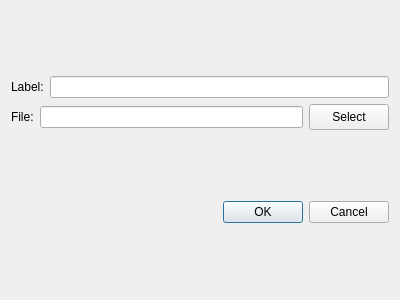
<?xml version="1.0" encoding="UTF-8"?>
<ui version="4.0">
 <class>EditButtonDialog</class>
 <widget class="QDialog" name="EditButtonDialog">
  <property name="geometry">
   <rect>
    <x>0</x>
    <y>0</y>
    <width>400</width>
    <height>300</height>
   </rect>
  </property>
  <property name="windowTitle">
   <string>Edit Button</string>
  </property>
  <layout class="QVBoxLayout" name="verticalLayout_2">
   <item>
    <layout class="QVBoxLayout" name="verticalLayout">
     <item>
      <layout class="QHBoxLayout" name="labelInput">
       <item>
        <widget class="QLabel" name="labelLabel">
         <property name="text">
          <string>Label:</string>
         </property>
        </widget>
       </item>
       <item>
        <widget class="QLineEdit" name="labelEdit"/>
       </item>
      </layout>
     </item>
     <item>
      <layout class="QHBoxLayout" name="fileInput">
       <item>
        <widget class="QLabel" name="fileLabel">
         <property name="text">
          <string>File:</string>
         </property>
        </widget>
       </item>
       <item>
        <widget class="QLineEdit" name="fileEdit"/>
       </item>
       <item>
        <widget class="QPushButton" name="fileButton">
         <property name="minimumSize">
          <size>
           <width>80</width>
           <height>26</height>
          </size>
         </property>
         <property name="maximumSize">
          <size>
           <width>80</width>
           <height>16777215</height>
          </size>
         </property>
         <property name="text">
          <string>Select</string>
         </property>
        </widget>
       </item>
      </layout>
     </item>
    </layout>
   </item>
   <item>
    <widget class="QDialogButtonBox" name="buttonBox">
     <property name="orientation">
      <enum>Qt::Horizontal</enum>
     </property>
     <property name="standardButtons">
      <set>QDialogButtonBox::Cancel|QDialogButtonBox::Ok</set>
     </property>
    </widget>
   </item>
  </layout>
  <action name="actionOpenFileDialog">
   <property name="text">
    <string>OpenFileDialog</string>
   </property>
  </action>
 </widget>
 <resources/>
 <connections>
  <connection>
   <sender>buttonBox</sender>
   <signal>accepted()</signal>
   <receiver>EditButtonDialog</receiver>
   <slot>accept()</slot>
   <hints>
    <hint type="sourcelabel">
     <x>248</x>
     <y>254</y>
    </hint>
    <hint type="destinationlabel">
     <x>157</x>
     <y>274</y>
    </hint>
   </hints>
  </connection>
  <connection>
   <sender>buttonBox</sender>
   <signal>rejected()</signal>
   <receiver>EditButtonDialog</receiver>
   <slot>reject()</slot>
   <hints>
    <hint type="sourcelabel">
     <x>316</x>
     <y>260</y>
    </hint>
    <hint type="destinationlabel">
     <x>286</x>
     <y>274</y>
    </hint>
   </hints>
  </connection>
  <connection>
   <sender>fileButton</sender>
   <signal>clicked()</signal>
   <receiver>EditButtonDialog</receiver>
   <slot>fileDialog()</slot>
   <hints>
    <hint type="sourcelabel">
     <x>333</x>
     <y>169</y>
    </hint>
    <hint type="destinationlabel">
     <x>377</x>
     <y>202</y>
    </hint>
   </hints>
  </connection>
  <connection>
   <sender>labelEdit</sender>
   <signal>textChanged(QString)</signal>
   <receiver>EditButtonDialog</receiver>
   <slot>updateLabelText(QString)</slot>
   <hints>
    <hint type="sourcelabel">
     <x>158</x>
     <y>69</y>
    </hint>
    <hint type="destinationlabel">
     <x>266</x>
     <y>107</y>
    </hint>
   </hints>
  </connection>
  <connection>
   <sender>fileEdit</sender>
   <signal>textChanged(QString)</signal>
   <receiver>EditButtonDialog</receiver>
   <slot>updateFileText(QString)</slot>
   <hints>
    <hint type="sourcelabel">
     <x>175</x>
     <y>174</y>
    </hint>
    <hint type="destinationlabel">
     <x>223</x>
     <y>124</y>
    </hint>
   </hints>
  </connection>
 </connections>
 <slots>
  <slot>fileDialog()</slot>
  <slot>updateFileText(QString)</slot>
  <slot>updateLabelText(QString)</slot>
 </slots>
</ui>
